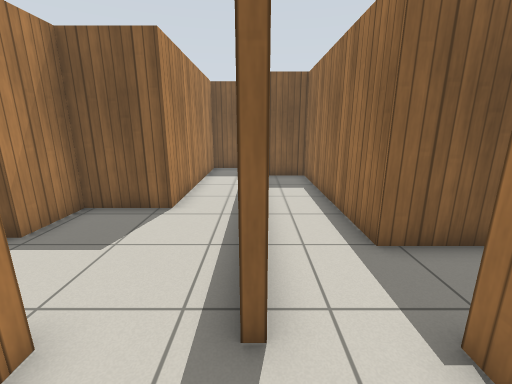
[1] (above)

24 first-person views from a walk through a world built for the Gazebo simulator. The camera is 1.2 m above the floor, tilts 14° down and sees 90° across. The floor is counted in squares, 0.5 m on a side. Each view is taken from the middle of a square. On the plan, view 1 faces up. The plan holds only what a view shows up to about 17 squares ahead; the rest is blank. Simple patterns stand in for the simulator's built-in surfaces.

[2]
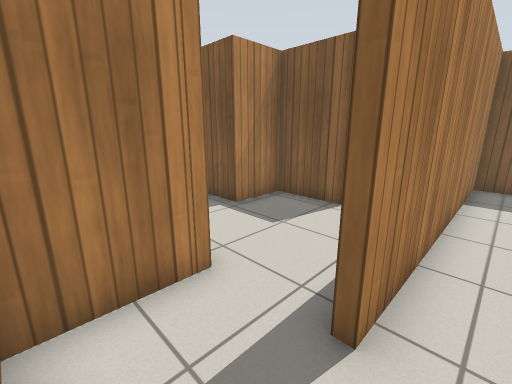

[3]
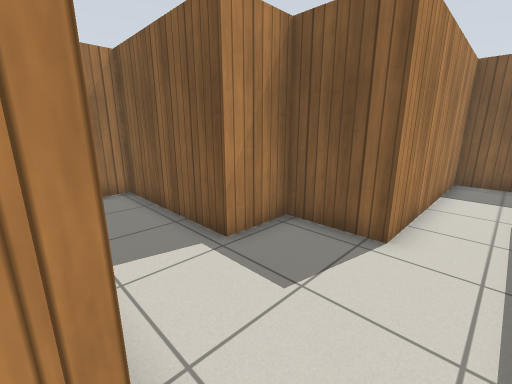

[4]
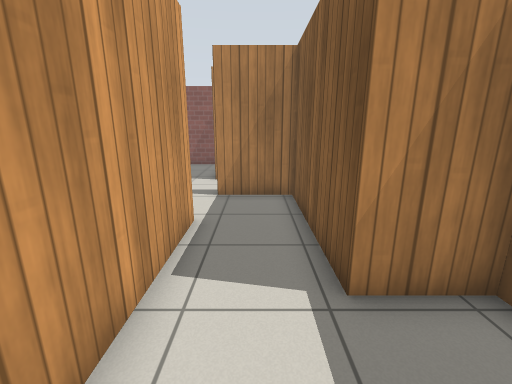

[5]
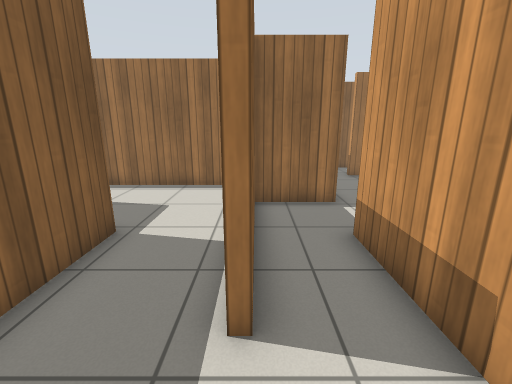

[6]
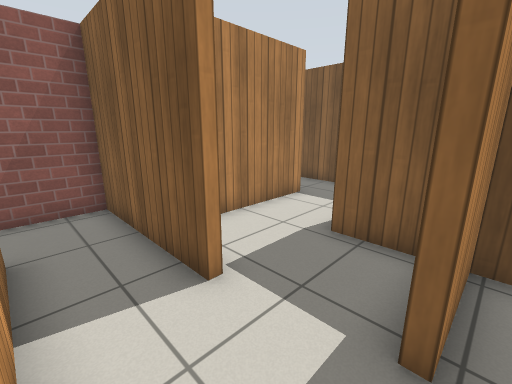

[7]
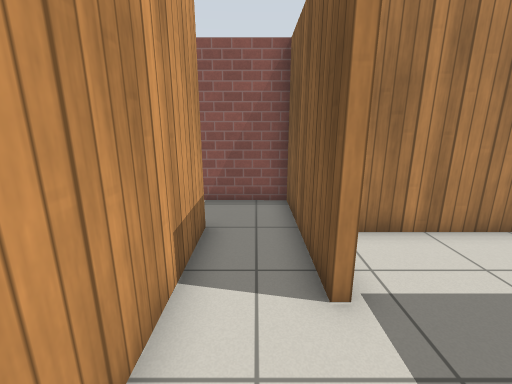

[8]
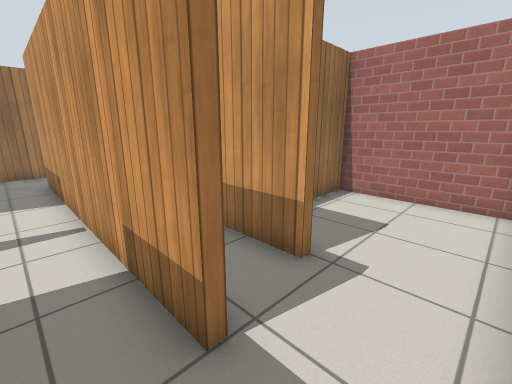

[9]
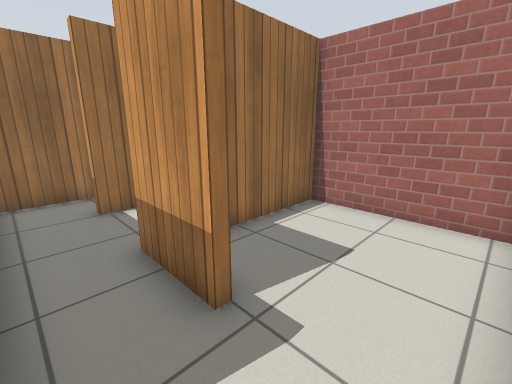

[10]
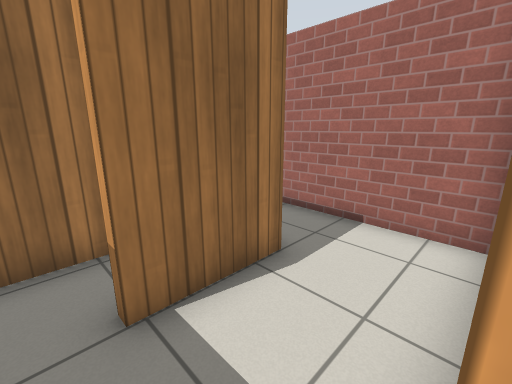

[11]
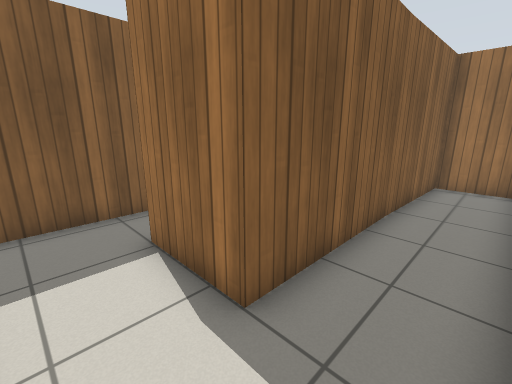

[12]
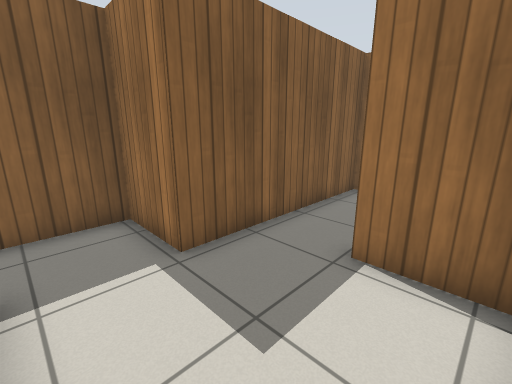

[13]
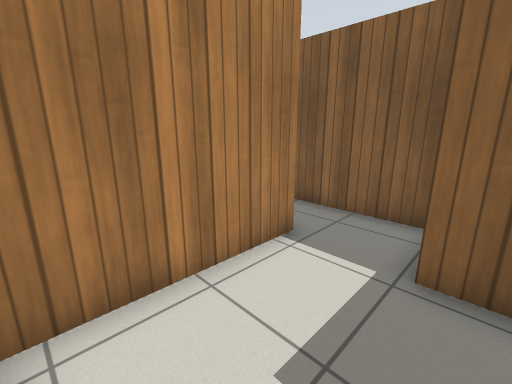

[14]
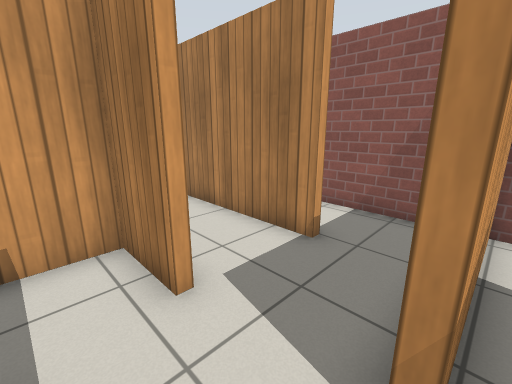

[15]
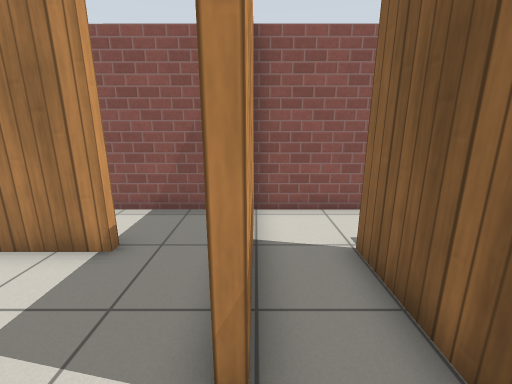

[16]
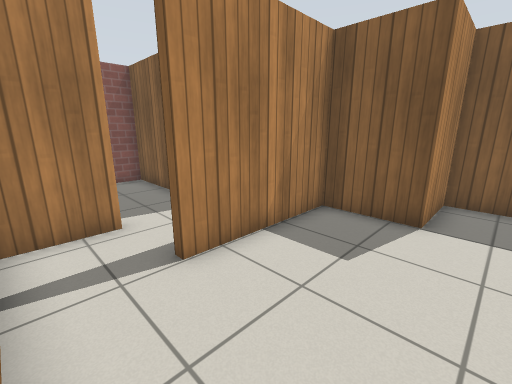

[17]
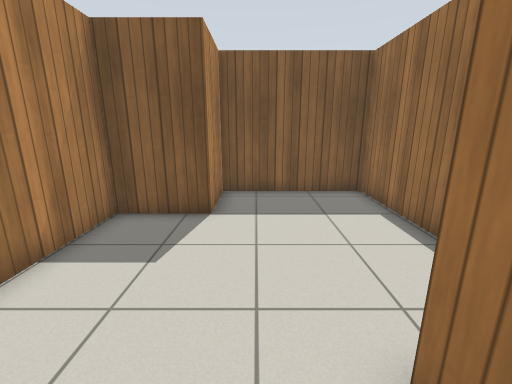

[18]
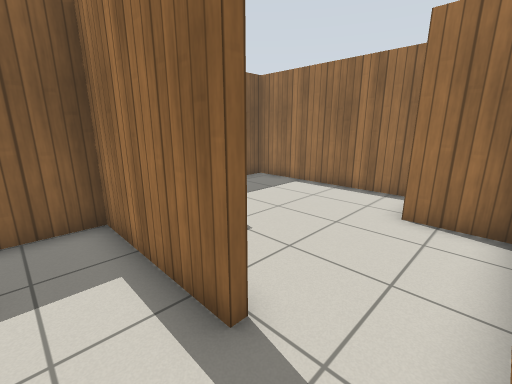

[19]
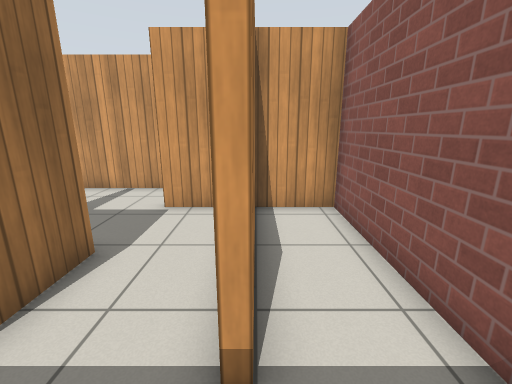

[20]
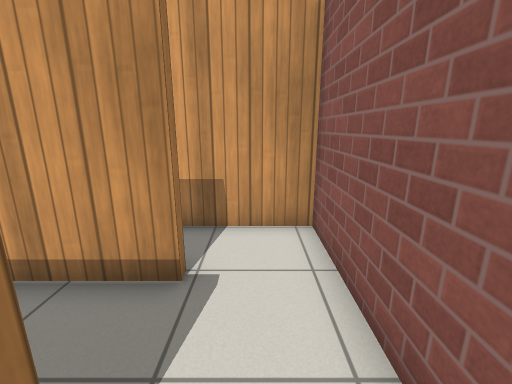

[21]
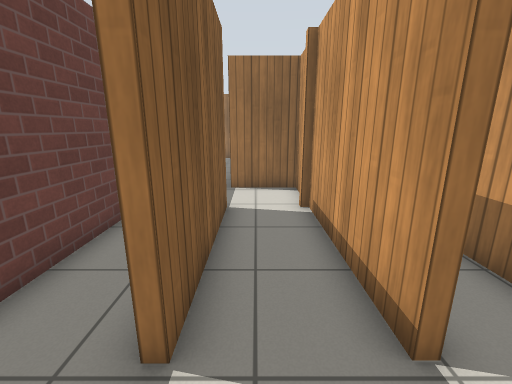

[22]
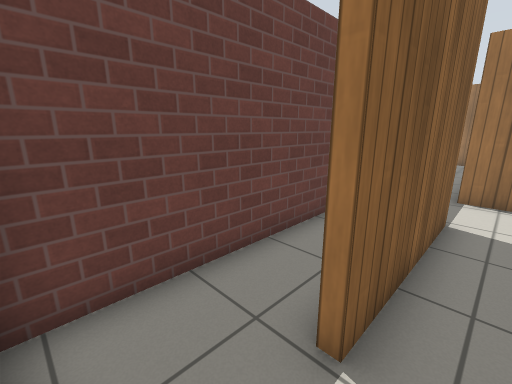

[23]
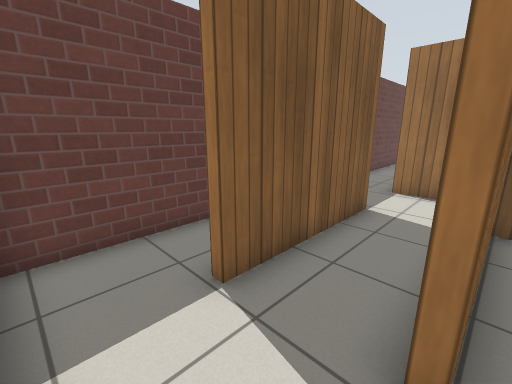

[24]
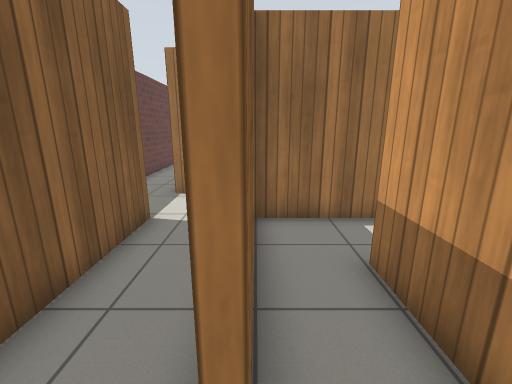

### Floor plan
Points are (right, up) in squares from view 1. A wall is a line through its corners. A room is listed if a view was taken in it or the views show most of it. See-through windows are left out.
Room 1 (views 1, 3, 4)
walls: (-2.5, 2.4) (-2.5, -0.4); (-0.2, 3.4) (-0.2, 8.4); (0.1, 2.4) (-0.2, 2.4); (-8.5, 2.3) (-3.3, 2.3); (-2.9, -0.7) (-2.9, 2) (-8.5, 2); (-10.5, -0.3) (-5.5, -0.3); (-0.8, 15.7) (-2.5, 15.7) (-2.5, 7.5) (-5.3, 7.5) (-5.3, 5.3) (-11, 5.3) (-11, 2.5)
ways out: opening at (0, 1) to room 2; opening at (-11, 1) to room 3; opening at (-4.5, -1) to room 5
Room 2 (view 2)
walls: (4.9, 4.9) (2.5, 4.9) (2.5, 13) (0.1, 13) (0.1, 2.4); (2.3, 1.7) (2.3, 2.4)
ways out: opening at (0, 1) to room 1
Room 3 (views 5, 6, 7, 8, 9)
walls: (-15.8, 2.3) (-14.1, 2.3); (-14.1, 2) (-19.4, 2) (-19.5, -0.9); (-17, -0.3) (-10.5, -0.3); (-11.9, 5.3) (-13.8, 5.3) (-13.8, 7.4); (-13.9, 7.8) (-13.5, 7.8); (-16.7, 8.2) (-16.7, 2.8)
ways out: opening at (-11, 1) to room 1; opening at (-18.5, -1) to room 4; opening at (-14, 9) to room 8; opening at (-17, 9.5) to room 9
Room 4 (views 10, 11)
walls: (-14, -8.4) (-8.7, -8.4); (-10, -0.7) (-13.4, -0.7); (-16.5, -2.7) (-13.9, -2.7); (-0.6, -8.2) (-0.6, -5.8) (-11, -5.8) (-11, -2.8)
ways out: opening at (-18.5, -1) to room 3; opening at (-11, -2) to room 12; opening at (-18, -3)
Room 5 (views 12, 13)
walls: (-0.6, -5.4) (-0.6, -3.1); (-0.4, -0.7) (-2.9, -0.7); (-5.5, -0.3) (-5.5, -5.4)
ways out: opening at (-4.5, -1) to room 1; opening at (-1, -2)
Room 6 (views 14, 15, 23, 24)
walls: (-19.4, 13.6) (-19.4, 10.9) (-13.7, 10.9); (-11.3, 10.5) (-11.3, 13) (-16.9, 13)
ways out: opening at (-12.5, 11) to room 8; opening at (-18, 13) to room 11
Room 7 (views 16, 17)
walls: (-2.9, 8.5) (-2.9, 15.7) (-8.3, 15.7) (-8.3, 13) (-11, 13) (-11, 8); (-5.6, 5.6) (-5.6, 7.9)
ways out: opening at (-11, 7) to room 8
Room 8 (view 18)
walls: (-11.3, 8) (-11.3, 10.5); (-13.5, 7.8) (-13.5, 5.6) (-11.6, 5.6)
ways out: opening at (-14, 9) to room 3; opening at (-12.5, 11) to room 6; opening at (-11, 7) to room 7
Room 9 (view 19)
walls: (-17, 5.5) (-17, 8.1); (-16.5, 10.6) (-19.4, 10.6) (-19.4, 2.3) (-16.9, 2.3)
ways out: opening at (-17, 9.5) to room 3
Room 10 (view 20)
walls: (-12.4, 18.6) (-19.4, 18.6)
ways out: opening at (-18, 16) to room 11
Room 11 (views 21, 22)
walls: (-16.9, 13.3) (-11.3, 13.3); (-11.2, 15.9) (-16.9, 15.9); (-19.4, 16) (-19.4, 13.6); (-8.7, 13.3) (-8.7, 16.1)
ways out: opening at (-18, 13) to room 6; opening at (-18, 16) to room 10; opening at (-10.5, 16)
Room 12 (no view inside)
walls: (-8.7, -3.3) (-8.7, -0.8)
ways out: opening at (-11, -2) to room 4; opening at (-10, -3)

Positions as (right, up) in squares from view 1, and headings:
1: (0, 0), facing up
2: (1, 0), facing up-left
3: (-1, 2), facing up-left
4: (-2, 4), facing left
5: (-11, 2), facing right
6: (-11, 0), facing up-left
7: (-11, 1), facing left
8: (-19, 1), facing down-right
9: (-19, -1), facing down-right
10: (-14, -2), facing down-right
11: (-13, -8), facing up-right
12: (-5, -5), facing up-right
13: (-2, -5), facing up-left
14: (-12, 11), facing down-left
15: (-12, 11), facing left
16: (-7, 6), facing up-left
17: (-7, 6), facing up
18: (-13, 6), facing up-right
19: (-17, 10), facing down
20: (-18, 17), facing down
21: (-19, 15), facing right
22: (-19, 15), facing up-right
23: (-19, 13), facing up-right
24: (-18, 13), facing right
